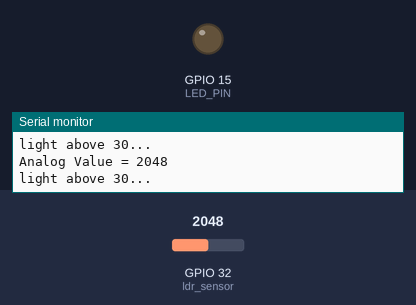
This sketch was run on a simulated ESP32. Shown: output pins drawn as LEDs (lit = HIGH), the last lines printed to the serial monitor. The inputs (shaded band) are chosen by the test bench; at power-on: GPIO 32 (ldr_sensor) = 2048. WiFi joins after 1.5 s; servers stay silent unless stated; storage starts empty; the camera gives no picture.

Above: at 4.0 s.
4.1 s: GPIO 32 (ldr_sensor) set to 0
At 5.5 s:
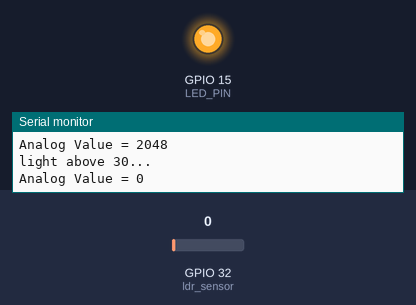
Timing chart, 0 to 7.1 s (numbered marks = the images above; inputs shaded):
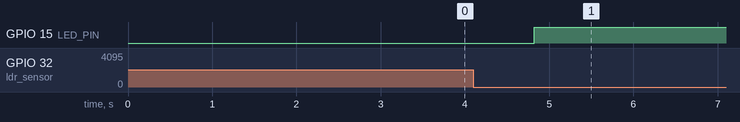

Measured:
- after the input at 4.1 s, GPIO 15 (LED_PIN): LOW → HIGH after 0.72 s

The sketch:

Sketch.ino
```cpp
// (licence header left out)
#include <NTPClient.h>
#include <WiFiUdp.h>
// Define NTP Client to get time
WiFiUDP ntpUDP;
NTPClient timeClient(ntpUDP);

#include "WiFi.h"
#include "esp_camera.h"
#include "Arduino.h"
#include "soc/soc.h"           // Disable brownout problems
#include "soc/rtc_cntl_reg.h"  // Disable brownout problems
#include "driver/rtc_io.h"
#include <SPIFFS.h>
#include <FS.h>
#include <Firebase_ESP_Client.h>
//Provide the token generation process info.
#include <addons/TokenHelper.h>

//Replace with your network credentials
const char* ssid = "WIFI_NAME";
const char* password = "WIFI_PASSWORD";

// Insert Firebase project API Key
#define API_KEY "API_KEY"

// Insert Authorized Email and Corresponding Password
#define USER_EMAIL "USER_EMAIL"
#define USER_PASSWORD "USER_PASSWORD"

// Insert Firebase storage bucket ID e.g bucket-name.appspot.com
#define STORAGE_BUCKET_ID "STORAGE_BUCKET_ID"

// Photo File Name to save in SPIFFS
#define FILE_PHOTO "/image1.png"

// Variables to save date and time
String formattedDate;
String dayStamp;
String timeStamp;

//cameraa pins
#define PWDN_GPIO_NUM    -1
#define RESET_GPIO_NUM   -1
#define XCLK_GPIO_NUM    21
#define SIOD_GPIO_NUM    26
#define SIOC_GPIO_NUM    27
#define Y9_GPIO_NUM      35
#define Y8_GPIO_NUM      34
#define Y7_GPIO_NUM      39
#define Y6_GPIO_NUM      36
#define Y5_GPIO_NUM      19
#define Y4_GPIO_NUM      18
#define Y3_GPIO_NUM       5
#define Y2_GPIO_NUM       4
#define VSYNC_GPIO_NUM   25
#define HREF_GPIO_NUM    23
#define PCLK_GPIO_NUM    22
#define LED_PIN          15  // ESP32 pin GIOP22 connected to LED
#define ldr_sensor       32  // ESP32 pin GIOP22 connected to LED
#define THRESHOLD        30
boolean takeNewPhoto = true;

//Define Firebase Data objects
FirebaseData fbdo;
FirebaseAuth auth;
FirebaseConfig configF;

bool taskCompleted = false;

// Check if photo capture was successful
bool checkPhoto( fs::FS &fs ) {
  File f_pic = fs.open( FILE_PHOTO );
  unsigned int pic_sz = f_pic.size();
  return ( pic_sz > 100 );
}

// Capture Photo and Save it to SPIFFS
void capturePhotoSaveSpiffs( void ) {
  camera_fb_t * fb = NULL; // pointer
  bool ok = 0; // Boolean indicating if the picture has been taken correctly
  do {
    // Take a photo with the camera
    Serial.println("Taking a photo...");

    fb = esp_camera_fb_get();
    if (!fb) {
      Serial.println("Camera capture failed");
      return;
    }
    // Photo file name
    Serial.printf("Picture file name: %s\n", FILE_PHOTO);
    File file = SPIFFS.open(FILE_PHOTO, FILE_WRITE);
    // Insert the data in the photo file
    if (!file) {
      Serial.println("Failed to open file in writing mode");
    }
    else {
      file.write(fb->buf, fb->len); // payload (image), payload length
      Serial.print("The picture has been saved in ");
      Serial.print(FILE_PHOTO);
      Serial.print(" - Size: ");
      Serial.print(file.size());
      Serial.println(" bytes");
    }
    // Close the file
    file.close();
    esp_camera_fb_return(fb);

    // check if file has been correctly saved in SPIFFS
    ok = checkPhoto(SPIFFS);
  } while ( !ok );
}

void initWiFi(){
  WiFi.begin(ssid, password);
  while (WiFi.status() != WL_CONNECTED) {
    delay(1000);
    Serial.println("Connecting to WiFi...");
  }
}

void initSPIFFS(){
  if (!SPIFFS.begin(true)) {
    Serial.println("An Error has occurred while mounting SPIFFS");
    ESP.restart();
  }
  else {
    delay(500);
    Serial.println("SPIFFS mounted successfully");
  }
}

void initCamera(){
 // OV2640 camera module
  camera_config_t config;
  config.ledc_channel = LEDC_CHANNEL_0;
  config.ledc_timer = LEDC_TIMER_0;
  config.pin_d0 = Y2_GPIO_NUM;
  config.pin_d1 = Y3_GPIO_NUM;
  config.pin_d2 = Y4_GPIO_NUM;
  config.pin_d3 = Y5_GPIO_NUM;
  config.pin_d4 = Y6_GPIO_NUM;
  config.pin_d5 = Y7_GPIO_NUM;
  config.pin_d6 = Y8_GPIO_NUM;
  config.pin_d7 = Y9_GPIO_NUM;
  config.pin_xclk = XCLK_GPIO_NUM;
  config.pin_pclk = PCLK_GPIO_NUM;
  config.pin_vsync = VSYNC_GPIO_NUM;
  config.pin_href = HREF_GPIO_NUM;
  config.pin_sscb_sda = SIOD_GPIO_NUM;
  config.pin_sscb_scl = SIOC_GPIO_NUM;
  config.pin_pwdn = PWDN_GPIO_NUM;
  config.pin_reset = RESET_GPIO_NUM;
  config.xclk_freq_hz = 20000000;
  config.pixel_format = PIXFORMAT_JPEG;

  if (psramFound()) {
    config.frame_size = FRAMESIZE_UXGA;
    config.jpeg_quality = 10;
    config.fb_count = 2;
  } else {
    config.frame_size = FRAMESIZE_SVGA;
    config.jpeg_quality = 12;
    config.fb_count = 1;
  }
  // Camera init
  esp_err_t err = esp_camera_init(&config);
  if (err != ESP_OK) {
    Serial.printf("Camera init failed with error 0x%x", err);
    ESP.restart();
  } else{
      Serial.printf("Camera init done\n");
  }
}

void changeTime(){
  while(!timeClient.update()) {
    timeClient.forceUpdate();
  }
  // The formattedDate comes with the following format:
  // 2018-05-28T16:00:13Z
  // We need to extract date and time
  formattedDate = timeClient.getFormattedDate();
  Serial.println(formattedDate);

  // Extract date
  int splitT = formattedDate.indexOf("T");
  dayStamp = formattedDate.substring(0, splitT);
  Serial.print("DATE: ");
  Serial.println(dayStamp);
  // Extract time
  timeStamp = formattedDate.substring(splitT+1, formattedDate.length()-1);
  Serial.print("HOUR: ");
  Serial.println(timeStamp);
}
void setup() {
  // Serial port for debugging purposes
  Serial.begin(115200);
  pinMode(LED_PIN, OUTPUT); // set ESP32 pin to output mode


  initWiFi();
  Serial.print("done connecting to wifi...\n ");

  initSPIFFS();
  // Turn-off the 'brownout detector'
  WRITE_PERI_REG(RTC_CNTL_BROWN_OUT_REG, 0);
  initCamera();

  //Firebase
  // Assign the api key
  configF.api_key = API_KEY;
  //Assign the user sign in credentials
  auth.user.email = USER_EMAIL;
  auth.user.password = USER_PASSWORD;
  //Assign the callback function for the long running token generation task
  configF.token_status_callback = tokenStatusCallback; //see addons/TokenHelper.h

  Firebase.begin(&configF, &auth);
  Firebase.reconnectWiFi(true);

  // Initialize a NTPClient to get time
  timeClient.begin();

  timeClient.setTimeOffset(10800);
}

void loop() {
  int analogValue = analogRead(ldr_sensor);

  Serial.print("Analog Value = ");
  Serial.print(analogValue);
  Serial.print("\n");


  if (analogValue == 0 && takeNewPhoto) {

      digitalWrite(LED_PIN, HIGH); // turn on LED
      delay(1000);

      capturePhotoSaveSpiffs();//was inside the if

      if (Firebase.ready()) //always true... probably
      {
        // taskCompleted = true;
        Serial.print("Uploading picture... ");

        changeTime();
        String date = dayStamp + " " + timeStamp;

        //MIME type should be valid to avoid the download problem.
        //The file systems for flash and SD/SDMMC can be changed in FirebaseFS.h.
        if (Firebase.Storage.upload(&fbdo, STORAGE_BUCKET_ID /* Firebase Storage bucket id */,
        FILE_PHOTO /* path to local file */,
        mem_storage_type_flash /* memory storage type, mem_storage_type_flash and mem_storage_type_sd */,
        "/pictures/" + date + "_image1" /* path of remote file stored in the bucket */,
        "image/png" /* mime type */)){
          Serial.printf("\nDownload URL: %s\n", fbdo.downloadURL().c_str());
        }
        else{
          Serial.println(fbdo.errorReason());

        }
      }
      digitalWrite(LED_PIN, LOW);  // turn off LED
      takeNewPhoto = false;
  }//end if analog > 220
  else if(analogValue>THRESHOLD){
    digitalWrite(LED_PIN, LOW);  // turn off LED
    takeNewPhoto = true;
    Serial.print("light above ");
    Serial.print(THRESHOLD);

    Serial.print("...\n");


  } else {
    Serial.print("nothing happend!! \n");
  }
  delay(1000);
}
```
